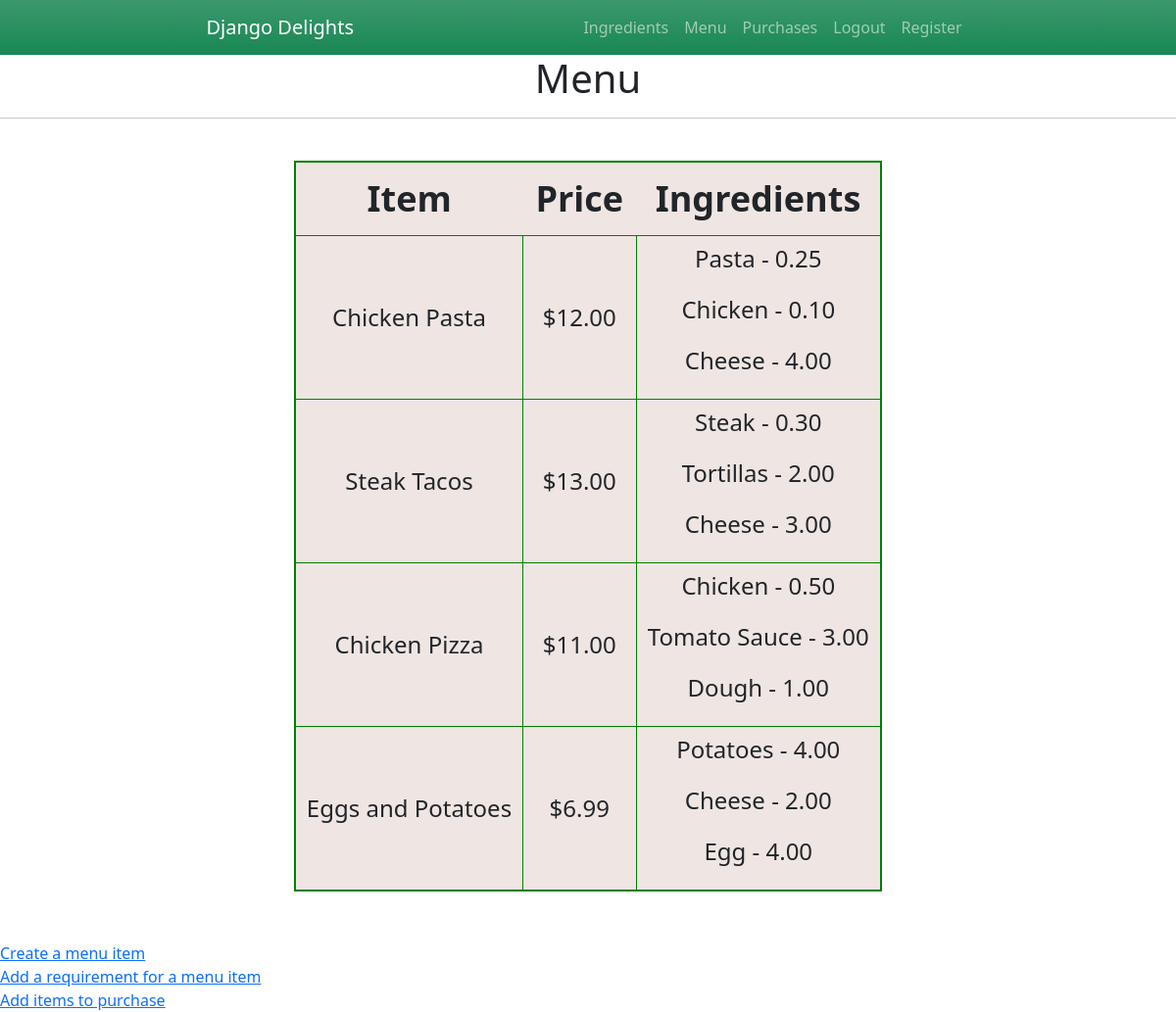
/menu (signed in), run on an earlier commit of the app's database.
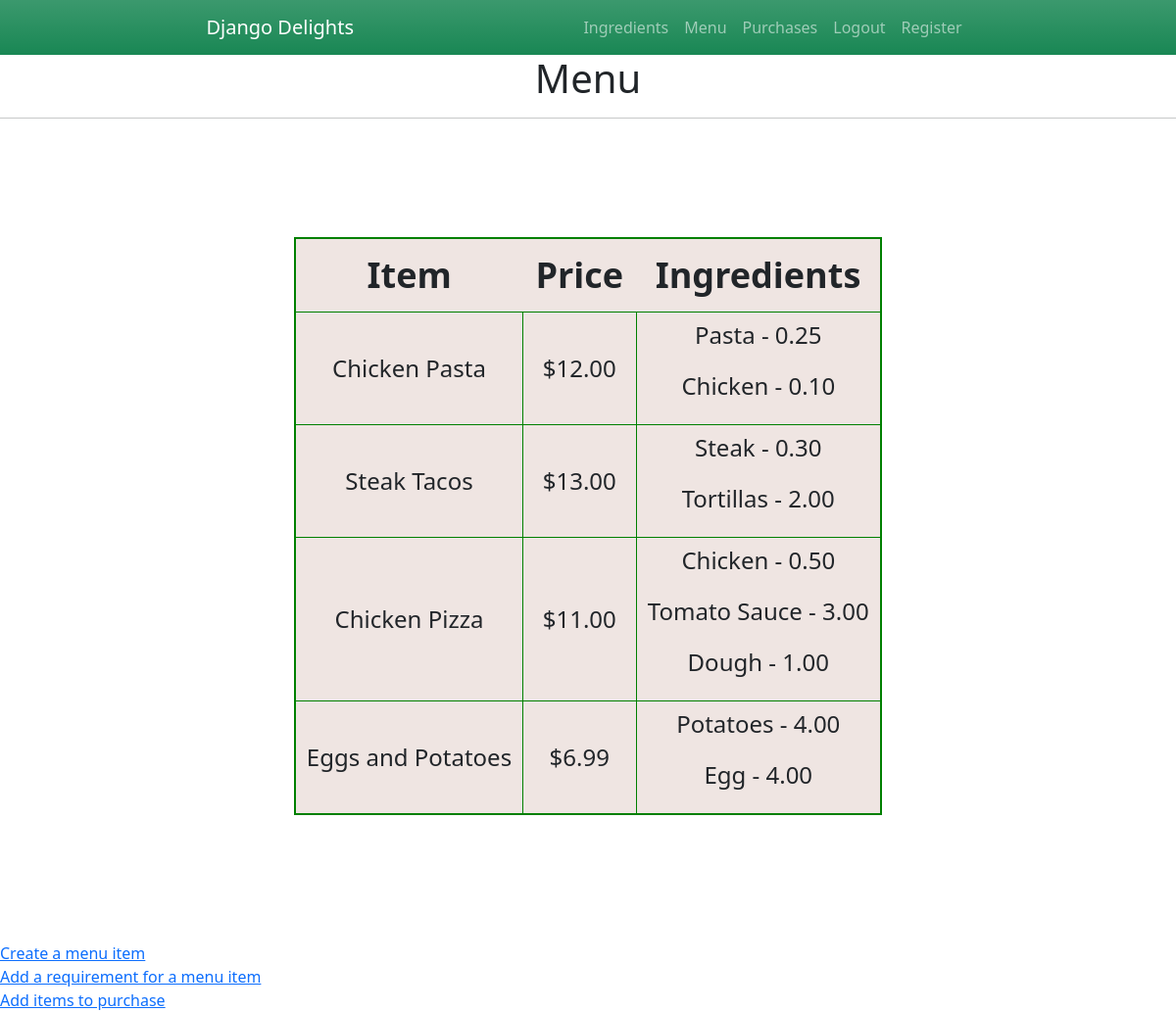
And on a later commit of the database.
### inventory/models.py (models this page shows, shortened)
class MenuItem(models.Model):
    name = models.CharField(max_length=25, null=False, blank=False)
    price = models.DecimalField(max_digits=10, decimal_places=2, null=False, blank=False)
    ingredients = models.ManyToManyField(Ingredient, through='RecipeRequirement')

class RecipeRequirement(models.Model):
    item = models.ForeignKey(MenuItem, on_delete=models.CASCADE)
    ingredient = models.ForeignKey(Ingredient, on_delete=models.CASCADE)
    quantity = models.DecimalField(max_digits=10, decimal_places=2, null=True, blank=True)

class Ingredient(models.Model):
    name = models.CharField(max_length=25, null=False, blank=False)
    quantity = models.DecimalField(max_digits=10, decimal_places=2, null=False, blank=False)
    unit = models.CharField(max_length=10, null=False, blank=False)
    unit_price = models.DecimalField(max_digits=10, decimal_places=2, null=False, blank=False)

### inventory/views.py (the view)
# urls.py: path('menu', views.menu, name='menu'),
@login_required(login_url='/login_page')
def menu(request):
    menu_items = MenuItem.objects.all()
    recipe_requirements = RecipeRequirement.objects.all()
    ingredients = Ingredient.objects.all()
    context = {
        'menu_items': menu_items,
        'recipe_requirements': recipe_requirements,
        'ingredients': ingredients
    }
    return render(request, "inventory/menu.html", context)

### inventory/templates/inventory/menu.html (shortened to what this page needs)
{% extends './base.html' %}
{% block content %}
<h1 style="text-align: center;">Menu</h1>
<hr>
<form method="POST">
<div class="ingredient-div">
    <table class="ingredient-table">
    <tr>
        <th class="ingredient-th">Item</th>
        <th class="ingredient-th">Price</th>
        <th class="ingredient-th">Ingredients</th>
    </tr>
    {% for menu_item in menu_items %}
    <tr>
        <td class="ingredient-td">{{ menu_item.name }}</td>
        <td class="ingredient-td">${{ menu_item.price }}</td>
        <td class="ingredient-td">
                {% for requirement in menu_item.reciperequirement_set.all %}
                <p>{{ requirement.ingredient.name }} - {{ requirement.quantity }}</p>
                {% endfor %}
        </td>
    </tr>
    {% endfor %}
</table>
</div>
</form>
<br>
<a href="{% url 'create_menuitem' %}">Create a menu item</a>
<br>
<a href="{% url 'create_reciperequirement' %}">Add a requirement for a menu item</a>
<br>
<a href="{% url 'create_purchase' %}">Add items to purchase</a>
{% endblock %}

### inventory/templates/inventory/base.html (shortened to what this page needs)
<!DOCTYPE html>
<html>
{% block head %}
<head>
{% load static %}
<link rel="stylesheet" type="text/css" href="{% static 'css/style.css' %}">
<link href="https://cdn.jsdelivr.net/npm/bootstrap@5.3.2/dist/css/bootstrap.min.css" rel="stylesheet">
</head>
{% endblock %}
<body>
        <nav class="navbar navbar-expand navbar-dark bg-success bg-gradient">
                <a href="{% url 'home' %}" class="navbar-brand">Django Delights</a>
                <ul class="navbar-nav mr-auto">
                    <li class="nav-item">
                        <a class="nav-link" href="{% url 'ingredients' %}">Ingredients</a>
                    </li>
                    <li class="nav-item">
                        <a class="nav-link" href="{% url 'menu' %}">Menu</a>
                    </li>
                    <li class="nav-item">
                        <a class="nav-link" href="{% url 'purchases' %}">Purchases</a>
                    </li>
                    {% if request.user.is_authenticated %}
                    <li class="nav-item">
                        <a class="nav-link" href="{% url 'logout' %}">Logout</a>
                    </li>
                    {% else %}
                    <li class="nav-item">
                        <a class="nav-link" href="{% url 'login_page' %}">Login</a>
                    </li>
                    {% endif %}
                    <li class="nav-item">
                        <a class="nav-link" href="{% url 'signup' %}">Register</a>
                    </li>
                </ul>
        </nav>
{% block content %}
{% endblock %}
</body>
</html>

### inventory/static/css/style.css (style rules this page uses)
* { padding: 0; margin: 0 auto; }
.ingredient-div { display: flex; justify-content: center; align-items: center; height: 100vh; }
.ingredient-table { border: 2px solid green; background-color: #EFE5E2; width: 50%; }
.ingredient-th { font-size: 36px; border-bottom: 1px solid green; text-align: center; padding: 10px; }
.ingredient-td { font-size: 24px; border: 1px solid green; text-align: center; padding: 5px; }

What changed in the data, as far as the page shows it:
removed RecipeRequirement: ingredient.name "Cheese", quantity "4.00", shown under MenuItem "Chicken Pasta"
removed RecipeRequirement: ingredient.name "Cheese", quantity "3.00", shown under MenuItem "Steak Tacos"
removed RecipeRequirement: ingredient.name "Cheese", quantity "2.00", shown under MenuItem "Eggs and Potatoes"
